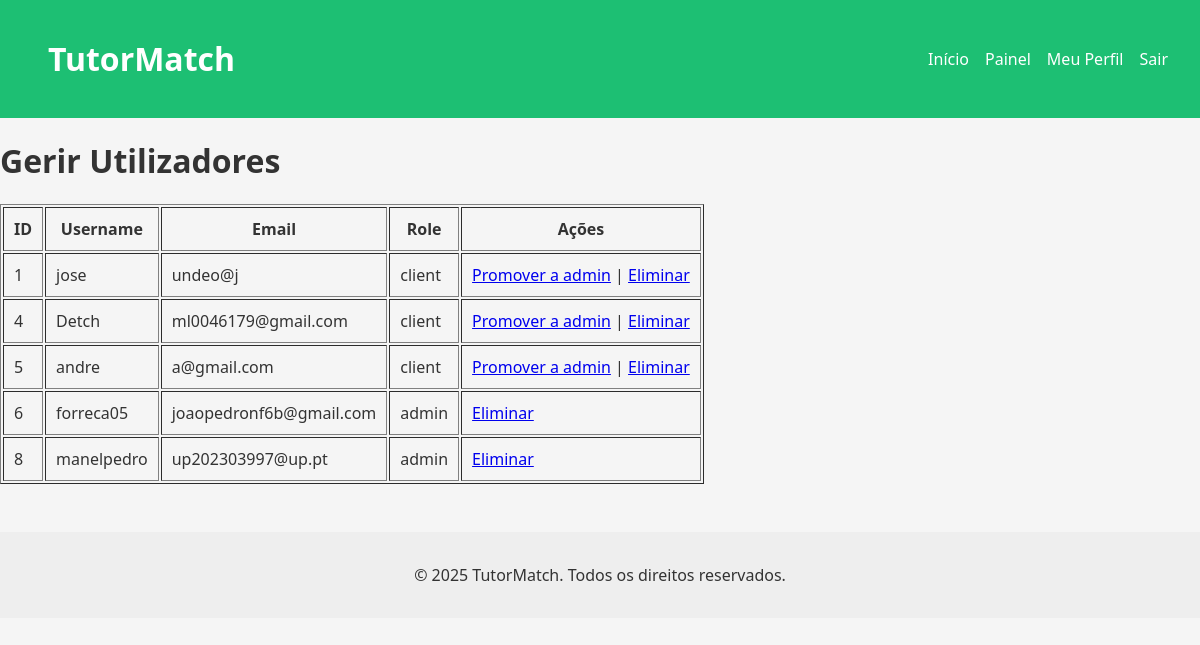
The page /pages/manage_users.php (signed in) on the database as committed earlier.
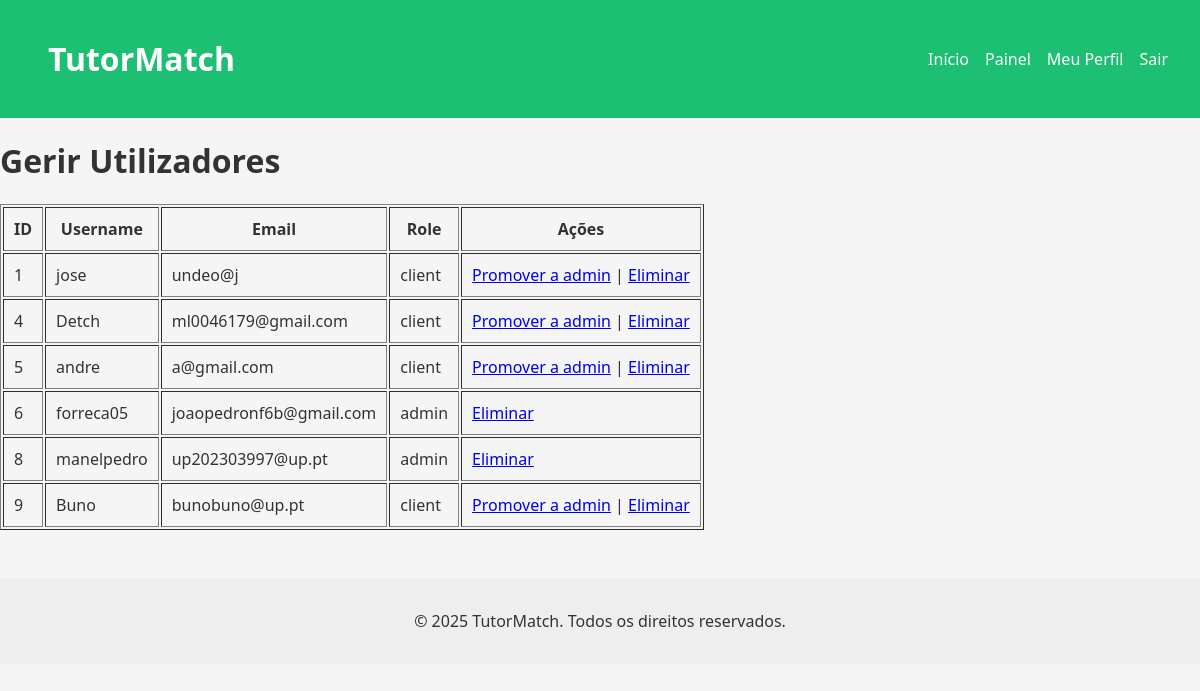
The same page on the database as committed later.
### tables this page shows
CREATE TABLE users (
            id INTEGER PRIMARY KEY AUTOINCREMENT,
            username TEXT NOT NULL UNIQUE,
            password TEXT NOT NULL,
            email TEXT NOT NULL UNIQUE,
            role TEXT DEFAULT 'client', -- client, freelancer, admin
            name TEXT,
            profile_pic TEXT DEFAULT '../img/default.jpeg' -- Adiciona a coluna profile_pic
        );

### pages/manage_users.php (the view, shortened to what this page needs)
<?php
require_once '../database/db.php';
$stmt = $db->query("SELECT id, username, email, role FROM users");
$users = $stmt->fetchAll();
?>
<?php include_once '../includes/header.php'; ?>
<h1>Gerir Utilizadores</h1>
<table border="1" cellpadding="10">
    <tr>
        <th>ID</th>
        <th>Username</th>
        <th>Email</th>
        <th>Role</th>
        <th>Ações</th>
    </tr>
    <?php foreach ($users as $user): ?>
    <tr>
        <td><?php echo htmlspecialchars($user['id']); ?></td>
        <td><?php echo htmlspecialchars($user['username']); ?></td>
        <td><?php echo htmlspecialchars($user['email']); ?></td>
        <td><?php echo htmlspecialchars($user['role']); ?></td>
        <td>
            <?php if ($user['role'] !== 'admin'): ?>
                <a href="../actions/promote_user.php?id=<?php echo $user['id']; ?>">Promover a admin</a> |
            <?php endif; ?>
            <a href="../actions/delete_user.php?id=<?php echo $user['id']; ?>" onclick="return confirm('Tem a certeza que quer eliminar?')">Eliminar</a>
        </td>
    </tr>
    <?php endforeach; ?>
</table>
<?php include_once '../includes/footer.php'; ?>

Rows that differ between the two databases and show on the page:
added users: id "9", username "Buno", email "bunobuno@up.pt", role "client"
